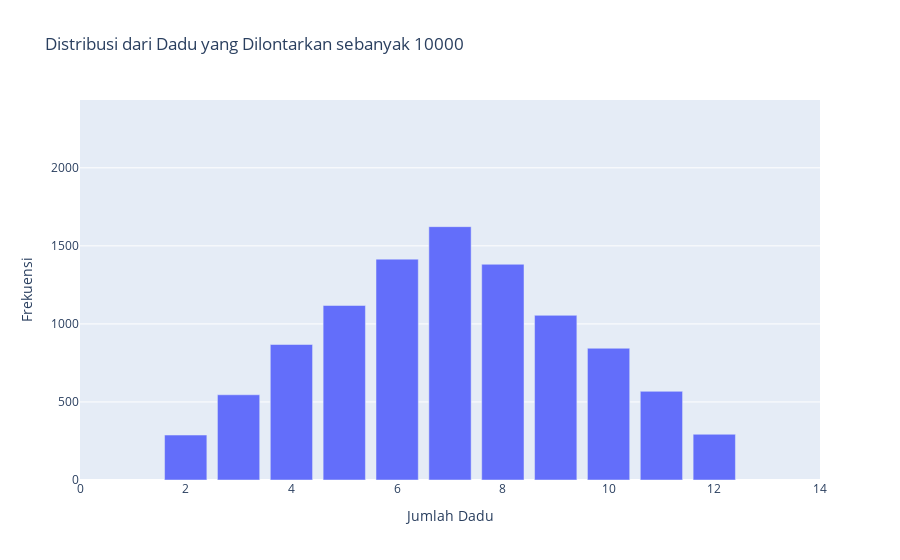

Write notebook code for a chart like this one.
### Code cell
dadu(10000)

### Figure 1 — Plotly figure (JSON) as saved in the notebook; plotly's stock layout.template omitted (floating-point values rounded to 4 significant figures)
{"data": [{"alignmentgroup": "True", "hovertemplate": "Jumlah Dadu=%{x}<br>Frekuensi=%{y}<extra></extra>", "legendgroup": "", "marker": {"color": "#636efa"}, "name": "", "offsetgroup": "", "orientation": "v", "showlegend": false, "textposition": "auto", "type": "bar", "x": ["2.0", "3.0", "4.0", "5.0", "6.0", "7.0", "8.0", "9.0", "10.0", "11.0", "12.0"], "xaxis": "x", "y": [288, 546, 868, 1118, 1415, 1623, 1382, 1055, 844, 568, 293], "yaxis": "y"}], "layout": {"barmode": "relative", "legend": {"tracegroupgap": 0}, "title": {"text": "Distribusi dari Dadu yang Dilontarkan sebanyak 10000"}, "xaxis": {"anchor": "y", "domain": [0, 1], "range": [0, 14], "title": {"text": "Jumlah Dadu"}}, "yaxis": {"anchor": "x", "domain": [0, 1], "range": [0, 2434.0], "title": {"text": "Frekuensi"}}}}
